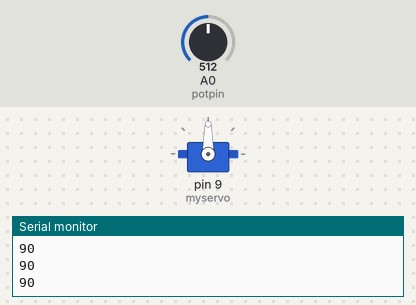
The sketch below on a simulated Arduino Uno, built with avr-gcc and run on an emulated ATmega328P. Parts: servo, the last lines printed to the serial monitor. Inputs (shaded band) come from the test bench; at power-on: A0 (potpin) = 512.

Above: at 1.2 s.
1.3 s: A0 (potpin) set to 716
At 1.8 s:
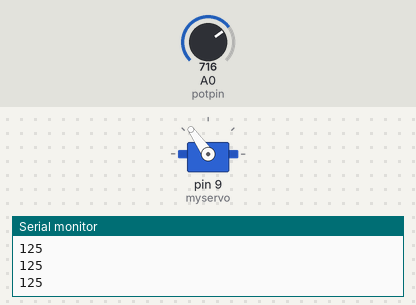
2.8 s: A0 (potpin) set to 900
At 3.9 s:
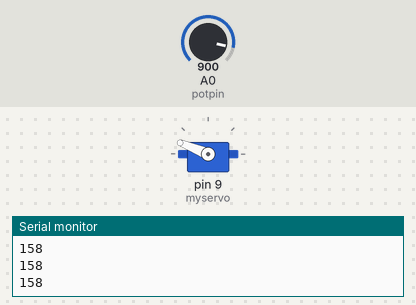
4.3 s: A0 (potpin) set to 1023
At 5.4 s:
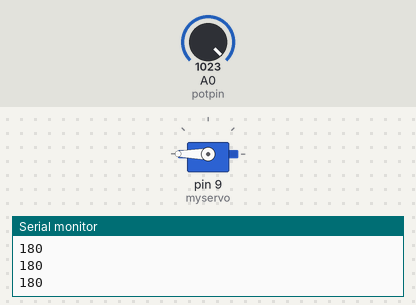
5.8 s: A0 (potpin) set to 306
At 6.4 s:
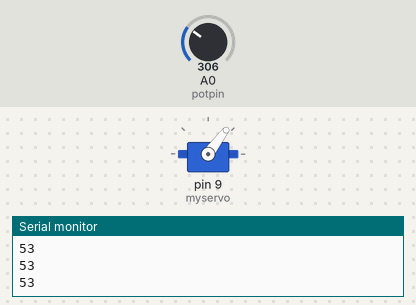
7.3 s: A0 (potpin) set to 122
At 7.7 s:
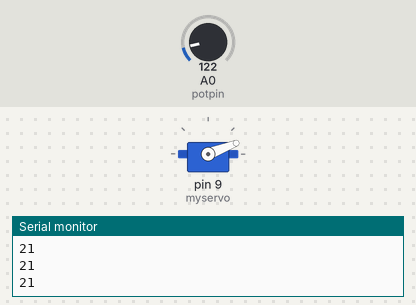
8.8 s: A0 (potpin) set to 0
At 9.7 s:
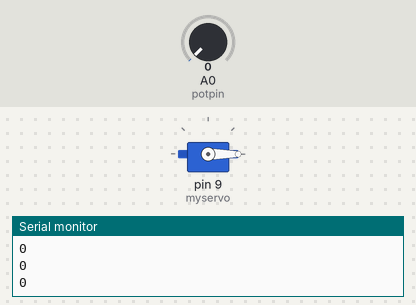
Timing chart, 0 to 11.3 s (numbered marks = the images above; inputs shaded):
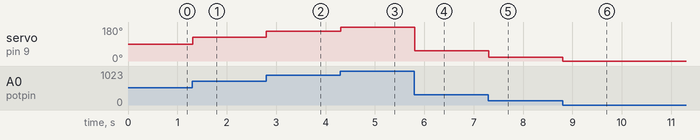

Measured:
- after the input at 1.3 s, servo on pin 9 (myservo): 90° → 125° at once
- after the input at 2.8 s, servo on pin 9 (myservo): 125° → 158° at once
- after the input at 4.3 s, servo on pin 9 (myservo): 158° → 180° at once
- after the input at 5.8 s, servo on pin 9 (myservo): 180° → 53° at once
- after the input at 7.3 s, servo on pin 9 (myservo): 53° → 21° at once
- after the input at 8.8 s, servo on pin 9 (myservo): 21° → 0° at once

The sketch:

Knob.ino
```cpp
/*
 Controlling a servo position using a potentiometer (variable resistor)
 by Michal Rinott <http://people.interaction-ivrea.it/m.rinott>

 modified on 8 Nov 2013
 by Scott Fitzgerald
 http://www.arduino.cc/en/Tutorial/Knob
*/

#include <Servo.h>

Servo myservo;  // create servo object to control a servo

int potpin = 0;  // analog pin used to connect the potentiometer
int val;    // variable to read the value from the analog pin

void setup() {
  myservo.attach(9);  // attaches the servo on pin 9 to the servo object
  Serial.begin(9600);
}

void loop() {
  val = analogRead(potpin);            // reads the value of the potentiometer (value between 0 and 1023)
  val = map(val, 0, 1023, 0, 180);     // scale it to use it with the servo (value between 0 and 180)
  myservo.write(val);                  // sets the servo position according to the scaled value
  Serial.println(myservo.read());
  delay(15);                           // waits for the servo to get there
}
```
